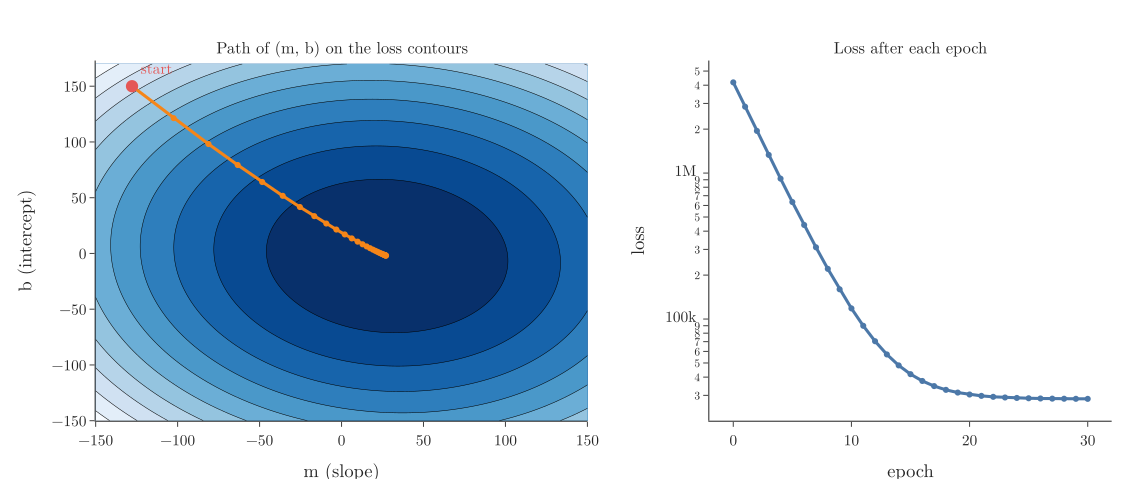

Source code (Python):
"""Gradient descent on m and b together (100-point data): the path on the contour map of the loss, and the loss per
epoch (Plotly). Start m = -127.82, b = 150, learning rate 0.001, 30 epochs, as in the original example."""
from pathlib import Path
import numpy as np
import plotly.graph_objects as go
from plotly.subplots import make_subplots
from common import x100, y100, BLUE, ORANGE, RED, GREEN, GREY, FONT

here = Path(__file__).parent
m, b, lr = -127.82, 150.0, 0.001
ms, bs, cost = [m], [b], [float(np.sum((y100 - m * x100 - b) ** 2))]
for _ in range(30):
    gb = -2 * np.sum(y100 - m * x100 - b)
    gm = -2 * np.sum((y100 - m * x100 - b) * x100)
    b, m = b - lr * gb, m - lr * gm
    ms.append(m); bs.append(b); cost.append(float(np.sum((y100 - m * x100 - b) ** 2)))
print("final m, b", round(m, 2), round(b, 2), "cost", round(cost[0]), "->", round(cost[-1]))
mg, bg = np.linspace(-150, 150, 120), np.linspace(-150, 170, 120)
Z = np.array([[np.sum((y100 - mm * x100 - bb) ** 2) for mm in mg] for bb in bg])
fig = make_subplots(1, 2, column_widths=[0.55, 0.45], horizontal_spacing=0.12,
                    subplot_titles=("Path of (m, b) on the loss contours", "Loss after each epoch"))
fig.add_trace(go.Contour(x=mg, y=bg, z=Z, colorscale="Blues", reversescale=True, showscale=False, ncontours=25,
                         line=dict(width=0.5)), 1, 1)
fig.add_trace(go.Scatter(x=ms, y=bs, mode="lines+markers", line=dict(color=ORANGE, width=3),
                         marker=dict(size=6, color=ORANGE)), 1, 1)
fig.add_trace(go.Scatter(x=[ms[0]], y=[bs[0]], mode="markers+text", text=["start"], textposition="top right",
                         marker=dict(size=12, color=RED), textfont=dict(color=RED, size=15)), 1, 1)
fig.add_trace(go.Scatter(x=list(range(31)), y=cost, mode="lines+markers", line=dict(color=BLUE, width=3)), 1, 2)
fig.update_xaxes(title="m (slope)", row=1, col=1); fig.update_yaxes(title="b (intercept)", row=1, col=1)
fig.update_xaxes(title="epoch", row=1, col=2); fig.update_yaxes(title="loss", type="log", row=1, col=2)
fig.update_layout(template="simple_white", width=1100, height=470, showlegend=False, font=FONT,
                  margin=dict(l=70, r=20, t=50, b=60))
fig.update_annotations(font_size=16)
fig.write_image(here / "contour_path.png", scale=2)
fig.write_image(here / "contour_path.pdf")
